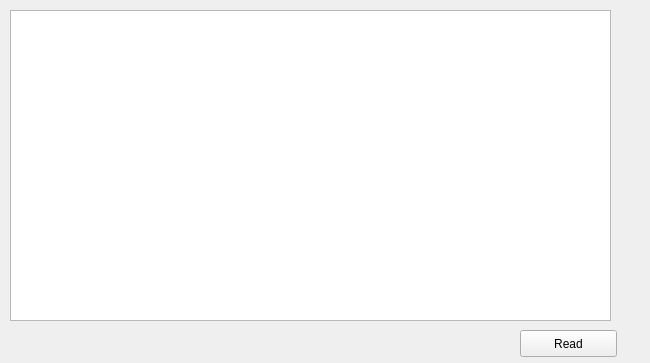
<?xml version="1.0" encoding="UTF-8"?>
<ui version="4.0">
 <class>MailBox</class>
 <widget class="QWidget" name="MailBox">
  <property name="geometry">
   <rect>
    <x>0</x>
    <y>0</y>
    <width>650</width>
    <height>363</height>
   </rect>
  </property>
  <property name="windowTitle">
   <string>Form</string>
  </property>
  <widget class="QListWidget" name="listWidget">
   <property name="geometry">
    <rect>
     <x>10</x>
     <y>10</y>
     <width>601</width>
     <height>311</height>
    </rect>
   </property>
  </widget>
  <widget class="QPushButton" name="pushButton">
   <property name="geometry">
    <rect>
     <x>520</x>
     <y>330</y>
     <width>97</width>
     <height>27</height>
    </rect>
   </property>
   <property name="text">
    <string>Read</string>
   </property>
  </widget>
 </widget>
 <resources/>
 <connections/>
</ui>
